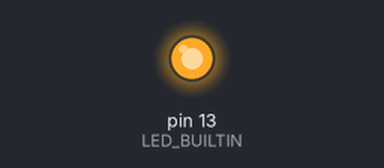
This sketch was run on a simulated Arduino Uno, built with avr-gcc and run on an emulated ATmega328P. Parts: output pins drawn as LEDs (lit = HIGH).

Above: at 1.7 s.
At 6.8 s:
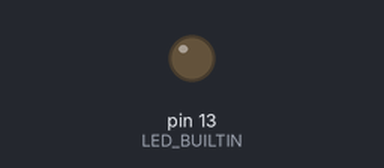
Timing chart, 0 to 10.4 s (numbered marks = the images above):
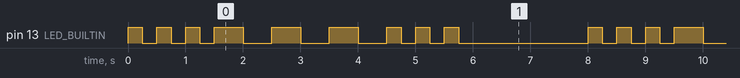

The sketch:

sketch_sos.ino
```cpp
//SOS

void morse_s (){
  on_off(250);
  on_off(250);
  on_off(250);
}

void morse_o (){
  on_off(500);
  on_off(500);
  on_off(500);
}

void on_off (int interval){
  digitalWrite(LED_BUILTIN, HIGH);
  delay(interval);
  digitalWrite(LED_BUILTIN, LOW);
  delay(interval);
}

void setup() {
  pinMode(LED_BUILTIN, OUTPUT);

}

void loop() {
  morse_s();
  morse_o();
  morse_s();
  delay(2000);

}
```

Measured:
- by itself, pin 13 (LED_BUILTIN): repeats every 8.0 s: 2 × (LOW 0.25 s, HIGH 0.25 s), LOW 0.25 s, 3 × (HIGH 0.50 s, LOW 0.50 s), 2 × (HIGH 0.25 s, LOW 0.25 s), HIGH 0.25 s, LOW 2.3 s, HIGH 0.25 s
- by itself, everything shown: repeats every 8.0 s, in 18 steps
